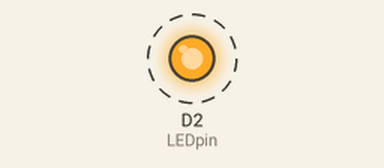
Recording of a sketch running on a simulated ESP8266 (NodeMCU). On the bench: output pins drawn as LEDs (lit = HIGH). Dashed ring = blinking.

Above: at 0.2 s.
Timing chart, 0 to 3.0 s (numbered marks = the images above):
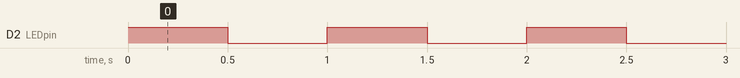

Measured:
- by itself, D2 (LEDpin): alternates HIGH for 0.50 s and LOW for 0.50 s

The sketch:

NodeMCU_BlinkD0.ino
```cpp
int LEDpin = D2;
void setup()
{
  pinMode(LEDpin, OUTPUT);
}
void loop()
{
  digitalWrite(LEDpin,HIGH);
  delay(500);
  digitalWrite(LEDpin,LOW);
  delay(500);
}
```
